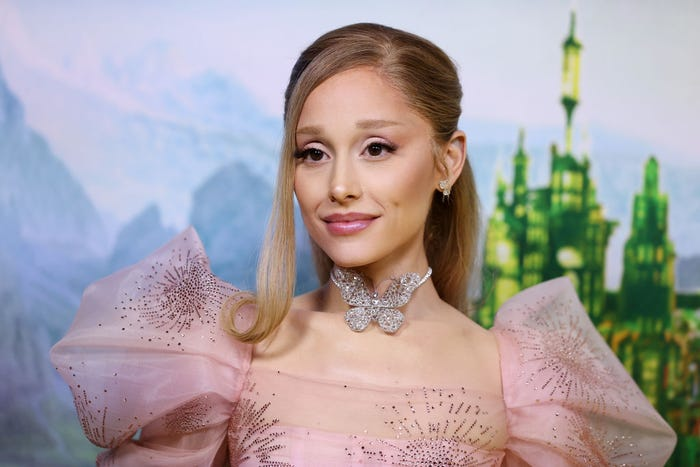
#> input picture test/eigenfaces/wicked_dataset/Ariana_Grande/Ariana_Grande_001.jpg, 700 x 467 px; its folder holds only this picture in this run
$ python process-images.py
#> lines starting #> are read from the running program, lines starting #| are printed output that depends on the picture
import os
import numpy as np
from skimage.io import imread
from skimage.transform import resize
from sklearn.preprocessing import LabelEncoder

# Configuración
image_dir = "./wicked_dataset"
image_size = (40, 40)  # Tamaño objetivo de las imágenes

# Cargar imágenes y etiquetas
def load_images(image_dir, image_size):
#> called with image_dir = './wicked_dataset', image_size = (40, 40)
    X = []  # Imágenes
    y = []  # Etiquetas
    for person_name in os.listdir(image_dir):
        person_folder = os.path.join(image_dir, person_name)
        if os.path.isdir(person_folder):
            for file_name in os.listdir(person_folder):
                file_path = os.path.join(person_folder, file_name)
                try:
                    image = imread(file_path, as_gray=True)  # Cargar en escala de grises
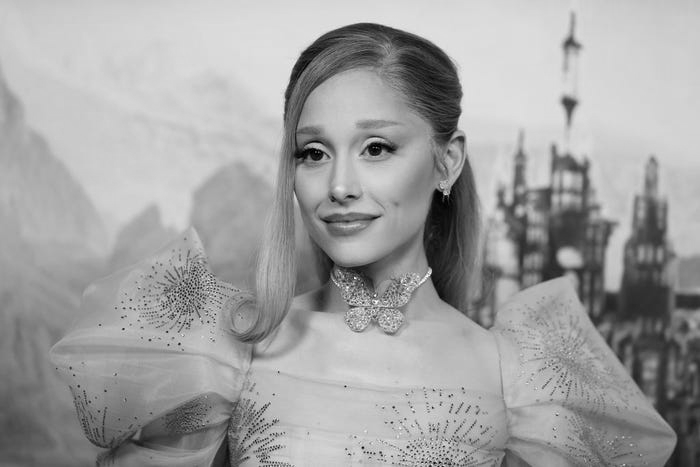
#> image: shape (467, 700) float64; min 0, max 0.994, mean 0.634
                    image_resized = resize(image, image_size, anti_aliasing=True)
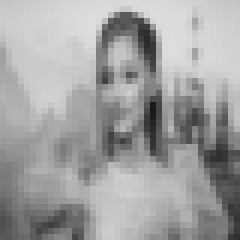
#> image_resized: shape (40, 40) float64 (shown 6 times larger); min 0.0962, max 0.87, mean 0.634
                    X.append(image_resized.flatten())  # Aplanar la imagen
                    y.append(person_name)  # Usar el nombre de la carpeta como etiqueta
                except Exception as e:
                    print(f"Error al procesar {file_path}: {e}")
#> pass 2 of the loop in load_images, `for person_name in os.listdir(image_dir):`:
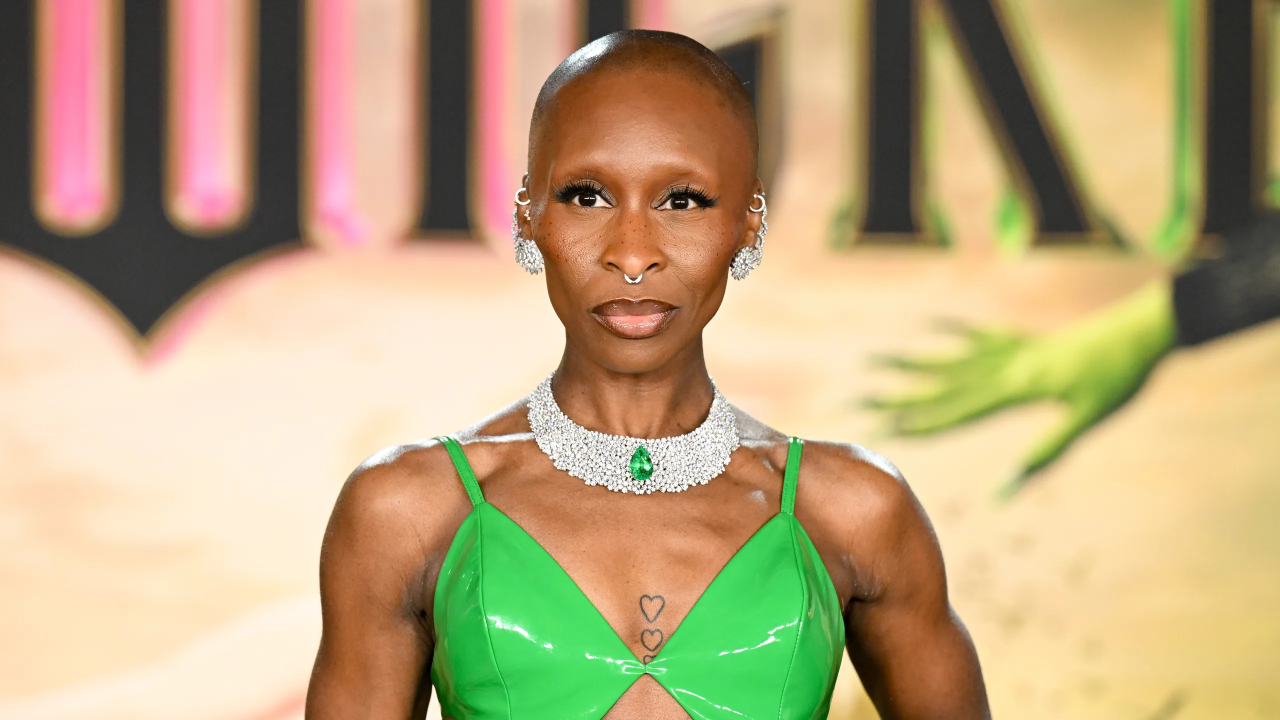
#> input picture test/eigenfaces/wicked_dataset/Cynthia_Erivo/Cynthia_Erivo_001.jpg, 2560 x 1440 px (shown at 1/2 size)
#> in load_images, `image = imread(file_path, as_gray=True)`:
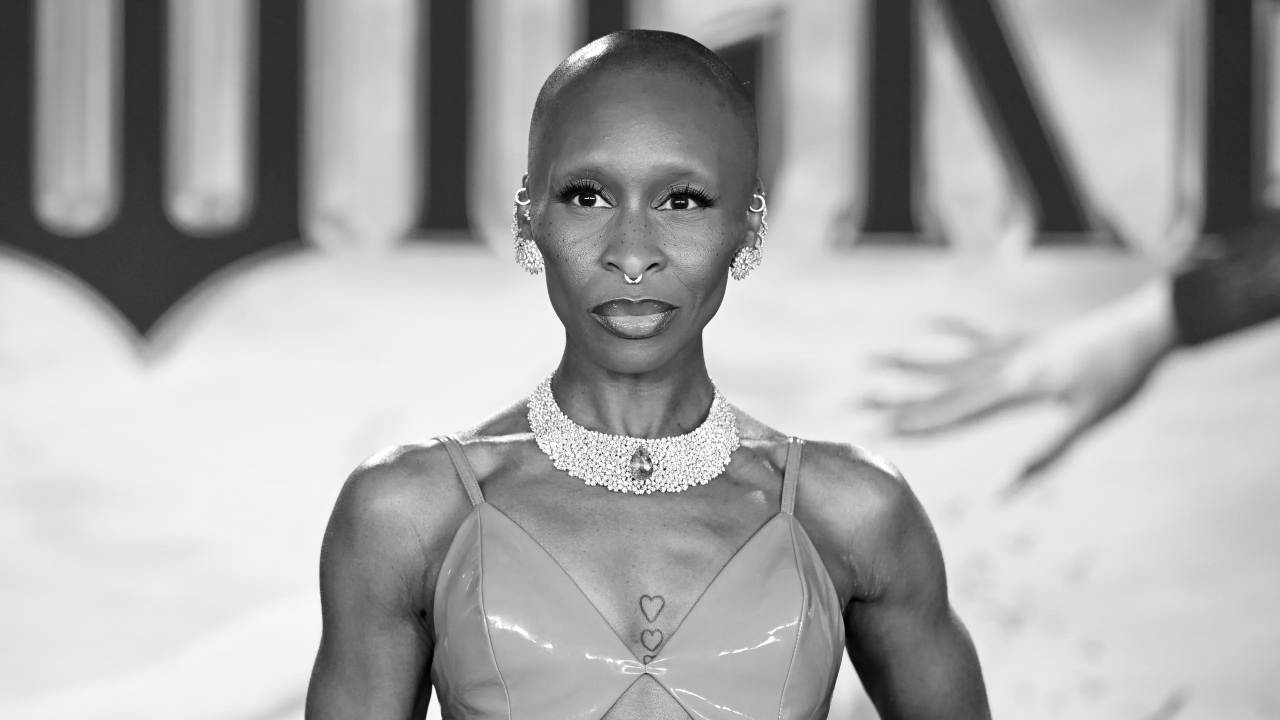
#> image: shape (1440, 2560) float64 (shown at 1/2 size); min 0, max 1, mean 0.659
#> in load_images, `image_resized = resize(image, image_size, anti_aliasing=True)`:
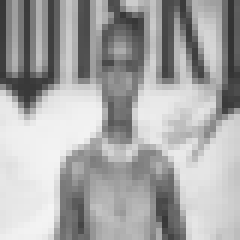
#> image_resized: shape (40, 40) float64 (shown 6 times larger); min 0.199, max 0.957, mean 0.659
    return np.array(X), np.array(y)

X, y = load_images(image_dir, image_size)

# Convertir etiquetas a números
label_encoder = LabelEncoder()
y = label_encoder.fit_transform(y)
target_names = label_encoder.classes_

print(f"Datos cargados: {X.shape[0]} imágenes de tamaño {X.shape[1]} píxeles")
#| Datos cargados: 3 imágenes de tamaño 1600 píxeles
print(f"Número de clases: {len(target_names)}")
